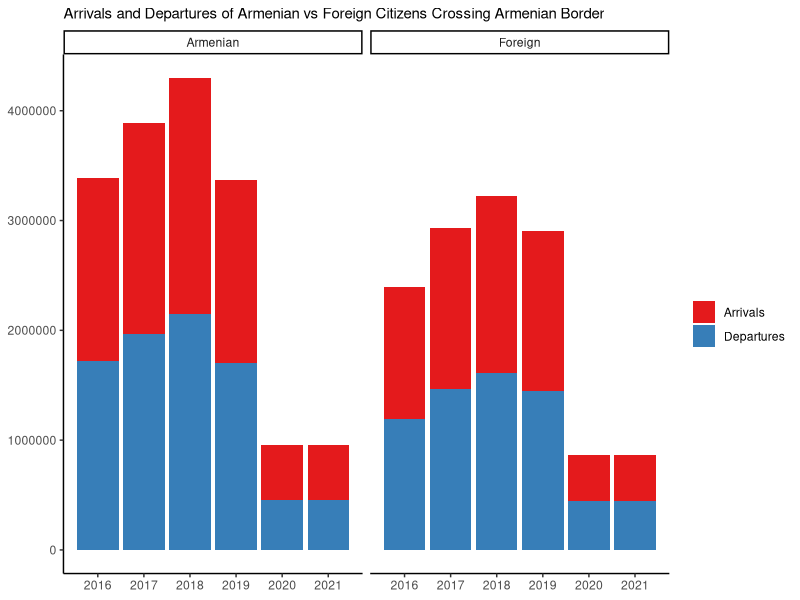
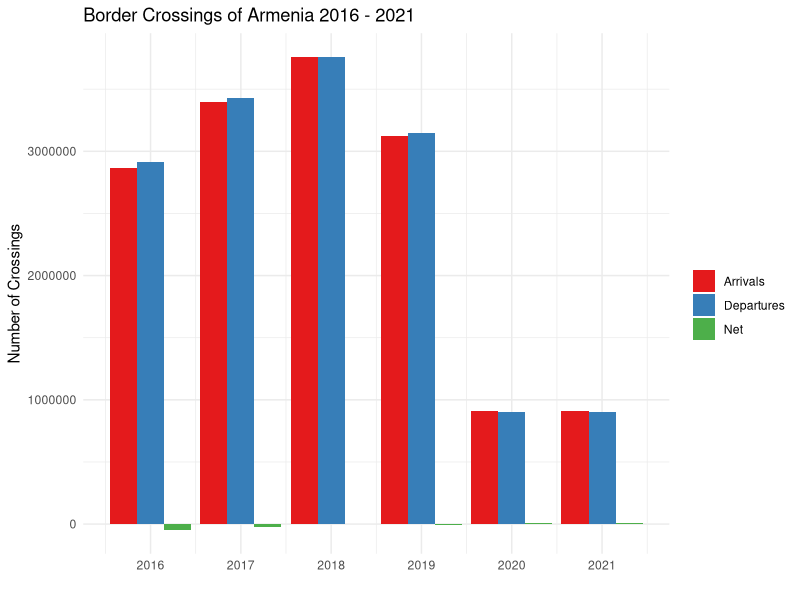
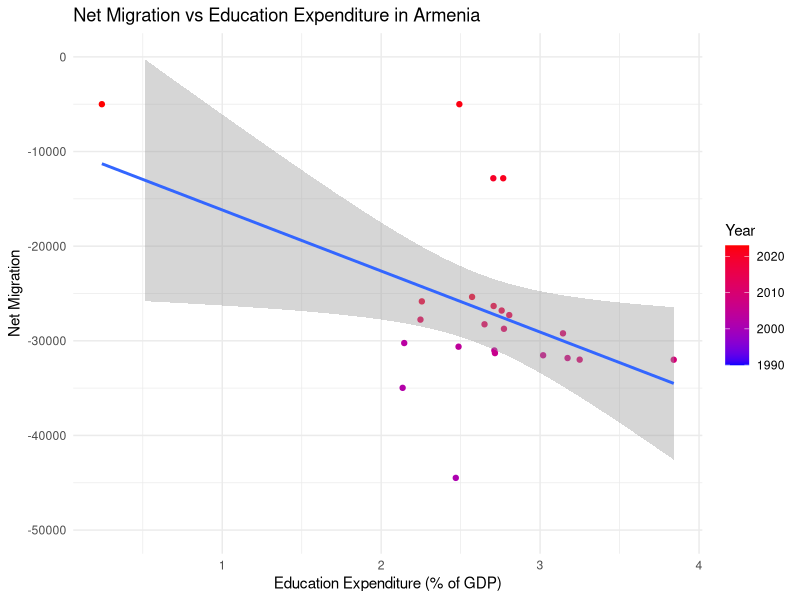
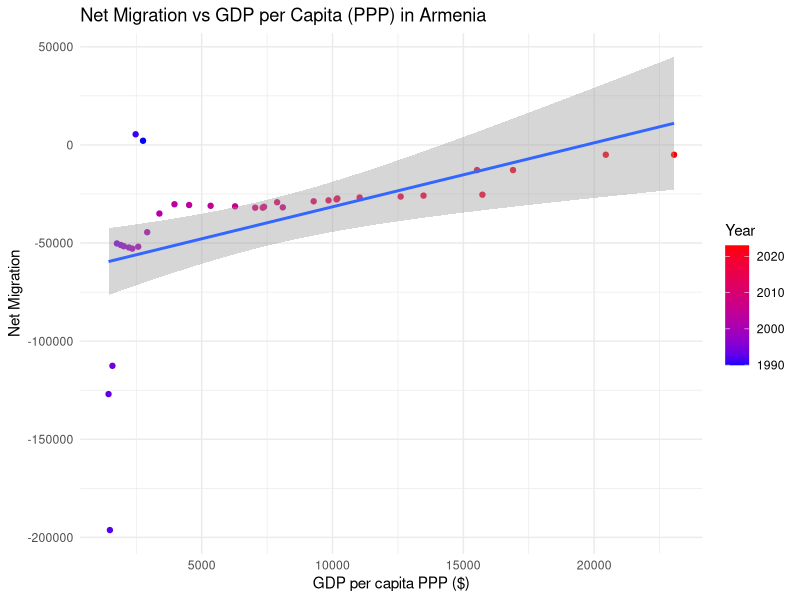
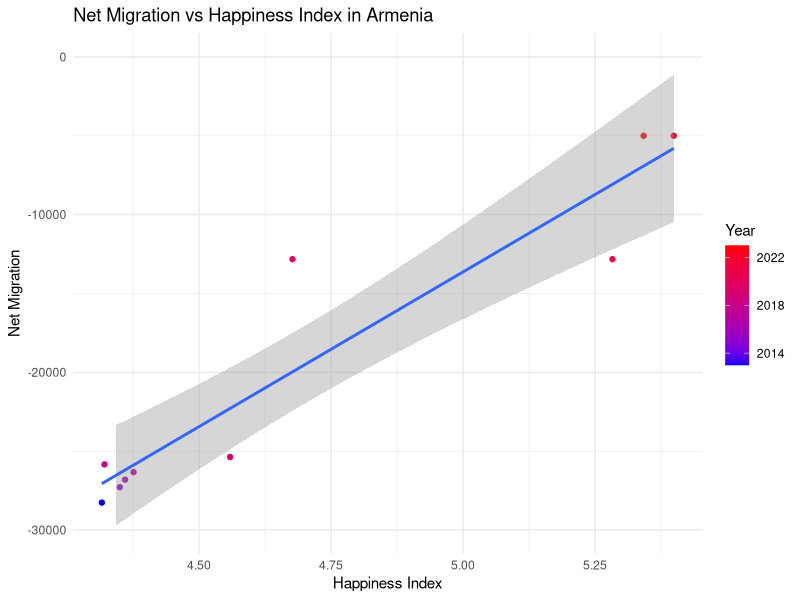
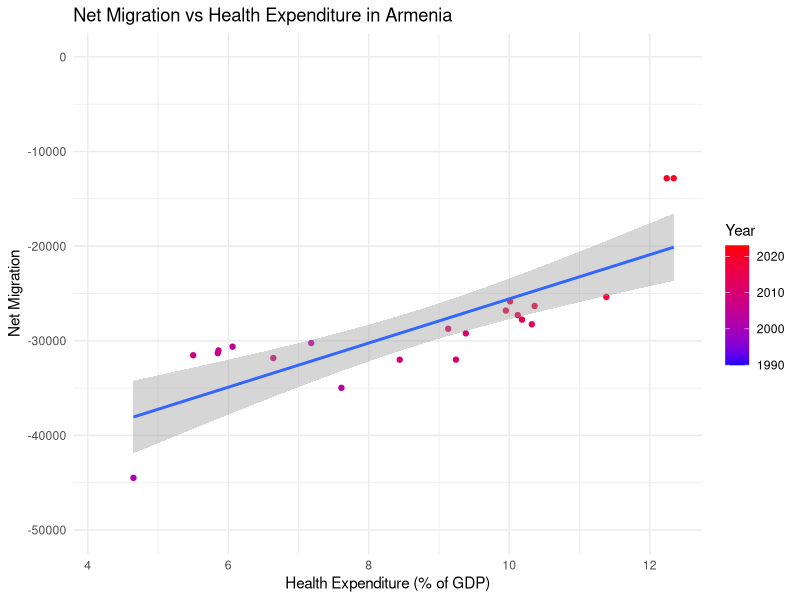
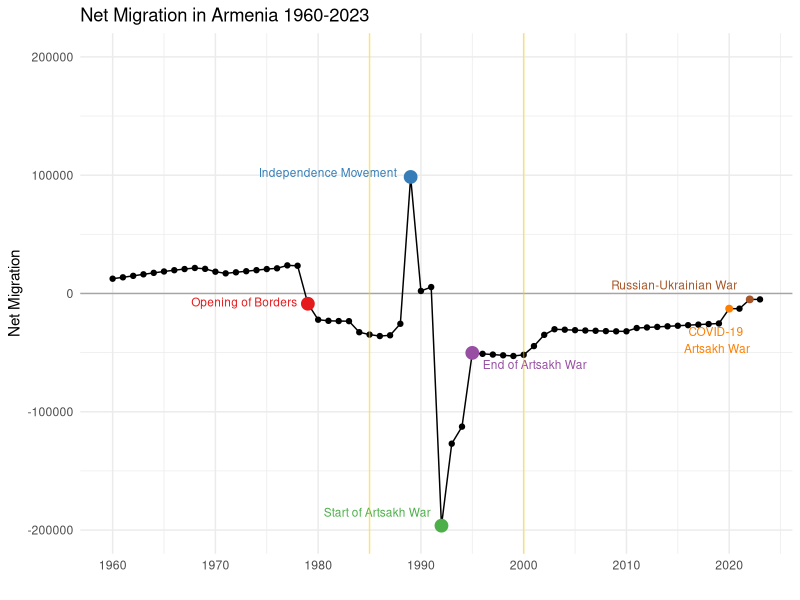
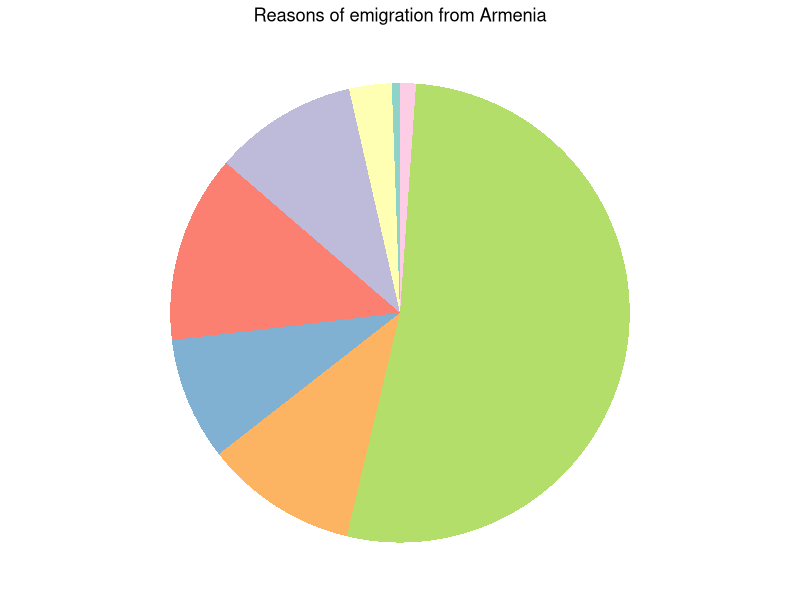

Reproduce these figures in R, in order. (Note: this script raises an error after producing the figures.)
## ---- chunk 1
knitr::opts_chunk$set(echo = FALSE, 
                      warning = FALSE,
                      message = FALSE)
## ---- chunk 2
library(dplyr)
library(ggplot2)
library(tidyr)
library(readxl)
library(gridExtra)
library(RColorBrewer)
options(scipen = 999)
## ---- chunk 3
armenia_data <- read_excel("../Data/Migration Armenia.xlsx")
unemployment_data <- read_excel("../Data/Unemployment Rate.xlsx")
happiness_data <- read_excel("../Data/Happiness_Arm.xlsx")

armenia_data <- armenia_data[1:5,]

colnames(armenia_data)[5:ncol(armenia_data)] <- as.numeric(1960:2023)

armenia_data <- armenia_data %>%
  mutate(across('1960':'2023', as.numeric))

armenia_data <- armenia_data %>%
  pivot_longer(
    cols = '1960':'2023',
    names_to = "Year",
    values_to = "Value"
  )

armenia_data <- armenia_data %>%
  mutate(Year = as.numeric(sub(" \\[YR\\d{4}\\]", "", Year)))

armenia_data <- armenia_data %>%
  dplyr::select(`Country Name`, `Country Code`, Year, `Series Name`, Value) %>%
  pivot_wider(
    names_from = `Series Name`,
    values_from = Value
  )

armenia_data <- armenia_data %>%
  left_join(unemployment_data, by = "Year")


colnames(happiness_data)[1] <- "Year"


armenia_data <- armenia_data %>%
  left_join(happiness_data, by = "Year")

colnames(armenia_data) <- c("Country", "Code", "Year", "Net_migration", "GNI_PPP", "GDP_pc_PPP", "Education_Exp", "Health_Exp", "Unemployment_rate", "Happiness_rank", "Happiness_index")

independent_armenia <- armenia_data[armenia_data$Year %in% 1990:2023,]

armenia <- armenia_data
## ---- chunk 4
b2016 <- read_excel("../Data/Boundaries2016.xlsx")
b2017 <- read_excel("../Data/Boundaries2017.xlsx")
b2018 <- read_excel("../Data/Boundaries2018.xlsx")
b2019 <- read_excel("../Data/Boundaries2019.xlsx")
b2020 <- read_excel("../Data/Boundaries2020.xlsx")
b2021 <- read_excel("../Data/Boundaries2021.xlsx")

colnames(b2016) <- c("Country of citizenship", "Arrivals", "Departures", "Net")
colnames(b2017) <- c("Country of citizenship", "Arrivals", "Departures", "Net")
colnames(b2018) <- c("Country of citizenship", "Arrivals", "Departures", "Net")
colnames(b2019) <- c("Country of citizenship", "Arrivals", "Departures", "Net")
colnames(b2020) <- c("Country of citizenship", "Arrivals", "Departures", "Net")
colnames(b2021) <- c("Country of citizenship", "Arrivals", "Departures", "Net")
b2016$Year <- 2016
b2017$Year <- 2017
b2018$Year <- 2018
b2019$Year <- 2019
b2020$Year <- 2020
b2021$Year <- 2021

b2016 <- pivot_longer(b2016,
    cols = 2:4,
    names_to = "Type",
    values_to = "Value"
  )
b2017 <- pivot_longer(b2017,
    cols = 2:4,
    names_to = "Type",
    values_to = "Value"
  )
b2018 <- pivot_longer(b2018,
    cols = 2:4,
    names_to = "Type",
    values_to = "Value"
  )
b2019 <- pivot_longer(b2019,
    cols = 2:4,
    names_to = "Type",
    values_to = "Value"
  )
b2020 <- pivot_longer(b2020,
    cols = 2:4,
    names_to = "Type",
    values_to = "Value"
  )
b2021 <- pivot_longer(b2021,
    cols = 2:4,
    names_to = "Type",
    values_to = "Value"
  )

border <- rbind(b2016, b2017)
border <- rbind(border, b2018)
border <- rbind(border, b2019)
border <- rbind(border, b2020)
border <- rbind(border, b2021)

border <- border[border$`Country of citizenship` != "Total",]

border$Armenian = ifelse(border$`Country of citizenship` == "Armenia", "Armenian", "Foreign")

summarized_border_data <- border %>%
  group_by(Year, Type) %>%
  summarize(Value = sum(Value, na.rm = TRUE))

summarized_border2_data <- border %>%
  filter(Type != "Net") %>%
  group_by(Year, Type, Armenian) %>%
  summarize(Value = sum(Value, na.rm = TRUE))

summarized_border <- summarized_border_data
summarized_border2 <- summarized_border2_data
## ---- chunk 5
movements_data <- read_excel("../Data/Migration_Movements.xlsx")
colnames(movements_data) <- c("Reason", "Arrival", "Exit", "Balance")

move_pivot <- pivot_longer(movements_data, 
                           cols = 2:4,
                           names_to = "Type",
                           values_to = "Value")
move_pivot <- move_pivot[move_pivot$Type!="Balance",]
## ---- chunk 6
migration_plot <- ggplot(armenia, aes(x = Year, y = Net_migration))+
  geom_point()+
  geom_line()+
    geom_point(data = subset(armenia, Year == 1979), aes(x = Year, y = Net_migration), 
             color = "#E41A1C", size = 4) + 
  geom_text(data = subset(armenia, Year == 1979), aes(x = Year, y = Net_migration), 
                                                   label = "Opening of Borders", 
            vjust = 0.3, hjust = 1.1, color = "#E41A1C", size = 3)+
  geom_point(data = subset(armenia, Year == 1989), aes(x = Year, y = Net_migration), 
             color = "#377EB8", size = 4) + 
  geom_text(data = subset(armenia, Year == 1989), aes(x = Year, y = Net_migration), 
                                                   label = "Independence Movement", 
            vjust = 0, hjust = 1.1, color = "#377EB8", size = 3)+
  geom_point(data = subset(armenia, Year == 1992), aes(x = Year, y = Net_migration), 
             color = "#4DAF4A", size = 4) + 
  geom_text(data = subset(armenia, Year == 1992), aes(x = Year, y = Net_migration, 
                                                   label = "Start of Artsakh War"), 
            vjust = -1, hjust = 1.1, color = "#4DAF4A", size = 3)+
  geom_point(data = subset(armenia, Year == 1995), aes(x = Year, y = Net_migration), 
             color = "#984EA3", size = 4) + 
  geom_text(data = subset(armenia, Year == 1995), aes(x = Year, y = Net_migration, 
                                                   label = "End of Artsakh War"), 
            vjust = 1.8, hjust = -0.1, color = "#984EA3", size = 3)+
  geom_point(data = subset(armenia, Year == 2020), aes(x = Year, y = Net_migration), 
             color = "#FF7F00", size = 2) + 
  geom_text(data = subset(armenia, Year == 2020), aes(x = Year, y = Net_migration), 
                                                   label = "COVID-19 \n Artsakh War", 
            vjust = 1.7, hjust = 0.7, color = "#FF7F00", size = 3)+
  geom_point(data = subset(armenia, Year == 2022), aes(x = Year, y = Net_migration), 
             color = "#A65628", size = 2) + 
  geom_text(data = subset(armenia, Year == 2022), aes(x = Year, y = Net_migration, 
                                                   label = "Russian-Ukrainian War"), 
            vjust = -1.1, hjust = 1.1, color = "#A65628", size = 3)+
  geom_hline(yintercept = 0, alpha = 0.3)+
  geom_vline(xintercept = 1985, alpha = 0.5, color = "gold")+
  geom_vline(xintercept = 2000, alpha = 0.5, color = "gold")+
  ylim(-200000, 200000)+
  scale_x_continuous(breaks = c(1960, 1970, 1980, 1990, 2000, 2010, 2020))+
  theme_minimal()+
  labs(title = "Net Migration in Armenia 1960-2023", y = "Net Migration", x = "")
## ---- chunk 7
border_plot <- ggplot(summarized_border, aes(x = Year, y = Value, fill = Type)) +
  geom_bar(position = "dodge", stat = "identity") +
  scale_fill_brewer(palette = "Set1") +
  scale_x_continuous(breaks = c(2016, 2017, 2018, 2019, 2020, 2021)) +
  theme_minimal() +
  labs(title = "Border Crossings of Armenia 2016 - 2021", y = "Number of Crossings", x = "", fill = "")
## ---- chunk 8
border_arm_for_plot <- ggplot(summarized_border2, aes(x = Year, y = Value, fill = Type)) +
  geom_bar(stat = "identity") +
  facet_wrap(~Armenian) +
  labs(title = "Arrivals and Departures of Armenian vs Foreign Citizens Crossing Armenian Border",
       fill = "") +
  theme_classic() +
  theme(axis.title = element_blank(),
        title = element_text(size = 9)) +
  scale_x_continuous(breaks = c(2016, 2017, 2018, 2019, 2020, 2021)) +
  scale_fill_brewer(palette = "Set1")
## ---- chunk 9
reasons_imm <- ggplot(movements_data, aes(x = "", y = Arrival, fill = Reason)) +
  geom_bar(width = 1, stat = "identity") +
  coord_polar("y", start = 0) +
  labs(title = "Reasons of immigration to Armenia") +
  theme_void() +
  theme(plot.title = element_text(hjust = 0.5),
  legend.position = "bottom",
  legend.text = element_text(size = 6), 
  legend.title = element_text(size = 7))+
  scale_fill_brewer(palette = "Set3")
## ---- chunk 10
reasons_em <- ggplot(movements_data, aes(x = "", y = Exit, fill = Reason)) +
  geom_bar(width = 1, stat = "identity") +
  coord_polar("y", start = 0) +
  labs(title = "Reasons of emigration from Armenia") +
  theme_void() +
  theme(plot.title = element_text(hjust = 0.5),
        legend.position = "none")+
  scale_fill_brewer(palette = "Set3")
## ---- chunk 11
gdp_plot <- ggplot(independent_armenia, aes(x = GDP_pc_PPP, y = Net_migration, color = Year))+
  geom_point()+
  geom_smooth(method = "lm")+
  theme_minimal()+
  scale_color_continuous(high = "red", low = "blue")+
  labs(title = "Net Migration vs GDP per Capita (PPP) in Armenia", y = "Net Migration", x = "GDP per capita PPP ($)")
## ---- chunk 12
unemp_plot <- ggplot(independent_armenia[independent_armenia$Year %in% 2001:2023,], aes(x = Unemployment_rate, y = Net_migration, color = Year))+
  geom_point()+
  geom_smooth(method = "lm")+
  theme_minimal()+
  ylim(-50000, 0)+
  scale_color_continuous(high = "red", low = "blue")+
  labs(title = "Net Migration vs Unemployment Rate in Armenia", y = "Net Migration", x = "Unemployment Rate (%)")
## ---- chunk 13
happiness_plot <- ggplot(independent_armenia[independent_armenia$Year %in% 2013:2023,], aes(x = Happiness_index, y = Net_migration, color = Year))+
  geom_point()+
  geom_smooth(method = "lm")+
  theme_minimal()+
  ylim(-30000, 0)+
  scale_color_continuous(high = "red", low = "blue", breaks = c(2014, 2018, 2022))+
  labs(title = "Net Migration vs Happiness Index in Armenia", y = "Net Migration", x = "Happiness Index")
## ---- chunk 14
health_plot <- ggplot(independent_armenia, aes(x = Health_Exp, y = Net_migration, color = Year))+
  geom_point()+
  geom_smooth(method = "lm")+
  theme_minimal()+
  ylim(-50000, 0)+
  scale_color_continuous(high = "red", low = "blue")+
  labs(title = "Net Migration vs Health Expenditure in Armenia", y = "Net Migration", x = "Health Expenditure (% of GDP)")
## ---- chunk 15
edu_plot <- ggplot(independent_armenia, aes(x = Education_Exp, y = Net_migration, color = Year))+
  geom_point()+
  geom_smooth(method = "lm")+
  theme_minimal()+
  ylim(-50000, 0)+
  scale_color_continuous(high = "red", low = "blue")+
  labs(title = "Net Migration vs Education Expenditure in Armenia", y = "Net Migration", x = "Education Expenditure (% of GDP)")
## ---- chunk 16
save(migration_plot, border_plot, border_arm_for_plot, reasons_imm, reasons_em, 
     gdp_plot, unemp_plot, happiness_plot, health_plot, edu_plot,
     file = "../Rdata_saved/migration_analysis.RData")
